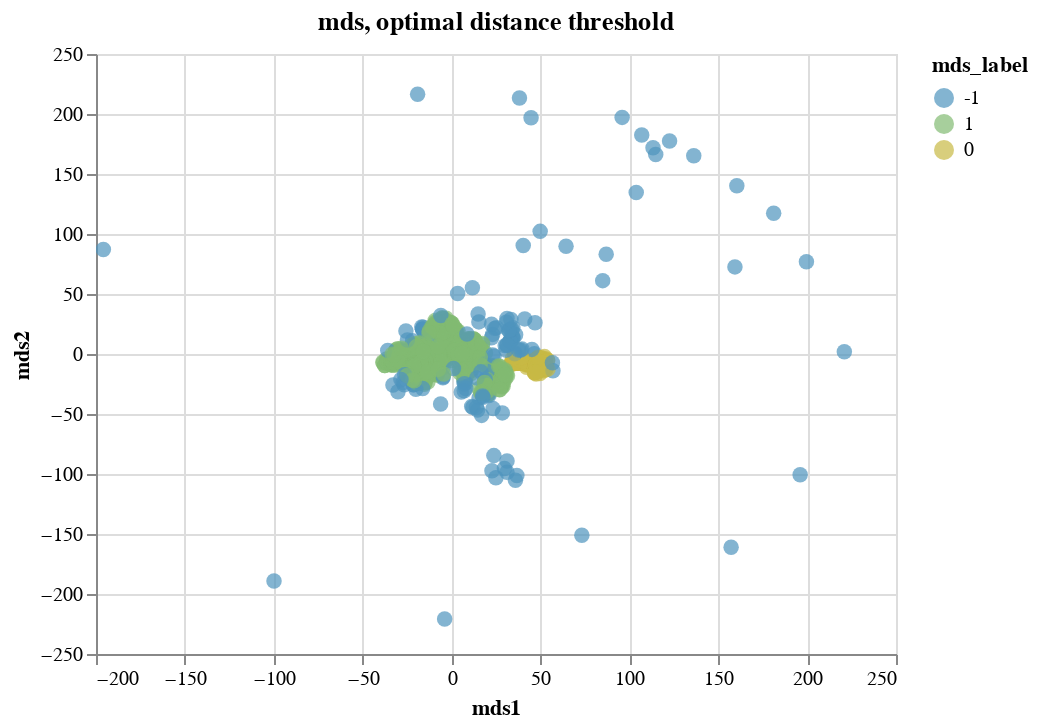

This figure's notebook cell:
### Code cell
chart_12_mds

### Figure 1 — Vega-Lite specification as saved in the notebook (floating-point values rounded to 4 significant figures; data arrays with more than 128 entries replaced by an {"elided": "..."} marker saying what was removed)
{"config": {"view": {"continuousWidth": 400, "continuousHeight": 300}}, "data": {"name": "data-61026998ee270347408563de426e501f"}, "mark": {"type": "circle", "size": 60}, "encoding": {"color": {"type": "nominal", "field": "mds_label", "scale": {"domain": [-1.0, 1.0, 0.0], "range": ["#4E94BD", "#81BA72", "#C8B944"]}}, "tooltip": [{"type": "nominal", "field": "strain"}, {"type": "quantitative", "field": "mds_label"}], "x": {"type": "quantitative", "field": "mds1", "title": "mds1"}, "y": {"type": "quantitative", "field": "mds2", "title": "mds2"}}, "selection": {"selector002": {"type": "interval", "bind": "scales", "encodings": ["x", "y"]}}, "title": "mds, optimal distance threshold", "$schema": "https://vega.github.io/schema/vega-lite/v4.8.1.json", "datasets": {"data-61026998ee270347408563de426e501f": {"elided": "2598 records"}}}
